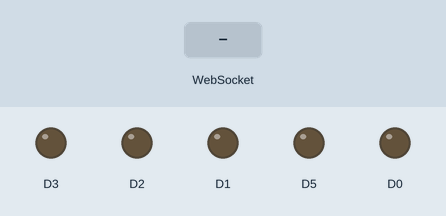
Bench run of a sketch on a simulated ESP8266 (NodeMCU). On the bench: output pins drawn as LEDs (lit = HIGH). The inputs (shaded band) are chosen by the test bench. Storage starts empty; what the sketch prints to the serial monitor is not drawn.

Above: at 1.2 s.
1.3 s: WebSocket text "/estilos.css" received
At 2.3 s:
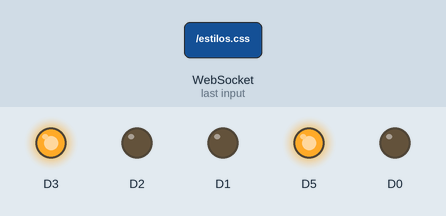
2.8 s: WebSocket text "0" received
At 3.3 s:
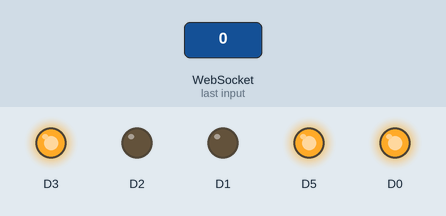
4.3 s: WebSocket text "1" received
At 5.5 s:
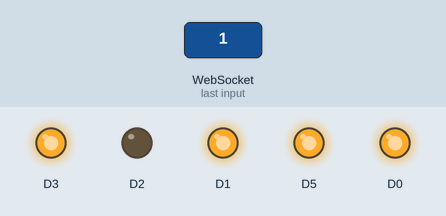
5.8 s: WebSocket text "2" received
At 6.8 s:
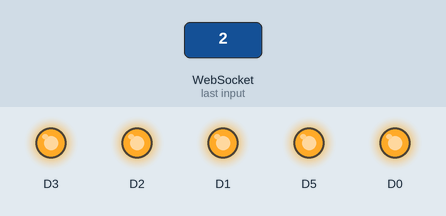
Timing chart, 0 to 8.3 s (numbered marks = the images above; inputs shaded):
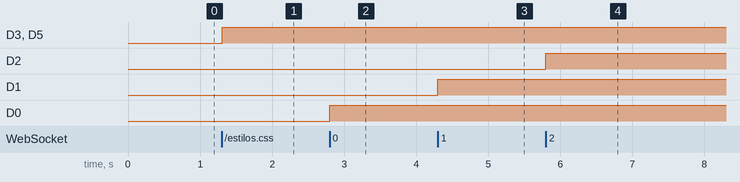

Measured:
- after the input at 1.3 s, D3, D5: LOW → HIGH at once
- after the input at 2.8 s, D0: LOW → HIGH at once
- after the input at 4.3 s, D1: LOW → HIGH at once
- after the input at 5.8 s, D2: LOW → HIGH at once

The sketch:

webserver2.ino
```cpp
#include <DNSServer.h>
#include <ESP8266WiFi.h>
#include <ESPAsyncTCP.h>
#include <ESPAsyncWebSrv.h>
#include <WebSocketsServer.h>
#include <FS.h> // TODO - mudar o sistema de arquivos para o LittleFS

DNSServer dnsServer;
AsyncWebServer server(80); // declara a porta 80 para o WebServer
WebSocketsServer webSocket = WebSocketsServer(81); // declara a porta 81 para o WebSocketServer

String leds = "000"; // string utilizada para guardar os estados dos leds (0 apagado, 1 aceso)

// função para aplicar os estados dos leds nas portas correspondentes
// TODO - melhorar a lógica para remover as condicionais (converter o char para int)
void changeLedStatus() {
  leds.charAt(0) == '0' ? digitalWrite(D0, LOW) : digitalWrite(D0, HIGH);
  leds.charAt(1) == '0' ? digitalWrite(D1, LOW) : digitalWrite(D1, HIGH);
  leds.charAt(2) == '0' ? digitalWrite(D2, LOW) : digitalWrite(D2, HIGH);
  leds.charAt(3) == '0' ? digitalWrite(D3, LOW) : digitalWrite(D3, HIGH);
  leds.charAt(4) == '0' ? digitalWrite(D5, LOW) : digitalWrite(D5, HIGH);
}

// função que trata os eventos do WebSocketServer
void webSocketEvent(uint8_t num, WStype_t type, uint8_t * payload, size_t length) {

  switch(type) {

// em caso de deconexão, apenas depura uma mensagem de desconexão
    case WStype_DISCONNECTED:
      Serial.printf("[%u] Desconectado!\n", num);
      break;

// assim que recebe uma nova conexão, envia o estado dos leds para o novo cliente
// TODO - verificar a consistência da informação recebida, para evitar erros
    case WStype_CONNECTED:
      {
        IPAddress ip = webSocket.remoteIP(num);
        Serial.printf("[%u] Conexão estabelecida com %d.%d.%d.%d url: %s\n", num, ip[0], ip[1], ip[2], ip[3], payload);
        Serial.print("Enviando leds: ");
        Serial.println(leds);
        webSocket.sendTXT(num, leds); // envia o estado dos leds para o novo cliente (num)
      }
      break;

// quando recebe uma solicitação de alteração do estado dos leds por algum cliente
    case WStype_TEXT:
      Serial.printf("[%u] get Text: %s\n", num, payload);
// altera a variável que guarda o estado dos leds conforme solicitação do cliente
// TODO - melhorar a lógica para evitar as condicionais
      if (payload[0] == '0') leds[0] = payload[1];
      if (payload[0] == '1') leds[1] = payload[1];
      if (payload[0] == '2') leds[2] = payload[1];
      Serial.print("Informação recebida, enviando leds: ");
      Serial.println(leds);
      changeLedStatus();
      webSocket.broadcastTXT(leds); // faz um broadcast do novo estado dos leds para TODOS os clientes
      break;
  }
}

class CaptiveRequestHandler : public AsyncWebHandler {
public:
  CaptiveRequestHandler() {}
  virtual ~CaptiveRequestHandler() {}

  bool canHandle(AsyncWebServerRequest *request){
    //request->addInterestingHeader("ANY");
    return true;
  }

  void handleRequest(AsyncWebServerRequest *request) {
    String requestedFile = request->url();
    Serial.println(requestedFile);

    AsyncWebServerResponse *response = nullptr;  // declara variável que será usada na resposta

// verifica qual arquivo está sendo requisitado, e o envia de acordo
// TODO - melhorar a lógica para evitar o encadeamento de condicionais
    if (requestedFile.equals("/estilos.css")) {
      response = request->beginResponse(SPIFFS, "/estilos.css", "text/css");
    } else if (requestedFile.equals("/script.js")) {
      response = request->beginResponse(SPIFFS, "/script.js", "text/javascript");
    } else if (requestedFile.equals("/logo-fundo-escuro.png")) {
      response = request->beginResponse(SPIFFS, "/logo-fundo-escuro.png", "image/png");
    } else {
      response = request->beginResponse(SPIFFS, "/index.html", "text/html");
    }

    request->send(response); // envia o arquivo
  }
};

void setup(){

// pinagem das portas dos leds
// os números NÃO correspondem aos gravados na placa!!!
// TODO - listar todas as portas em constantes
  pinMode(D0, OUTPUT);
  pinMode(D1, OUTPUT);
  pinMode(D2, OUTPUT);
  pinMode(D3, OUTPUT);
  pinMode(D5, OUTPUT);

  Serial.begin(115200); // habilita a saída de depuração
  Serial.setDebugOutput(true); // habilita as saídas de depuração da biblioteca wi-fi (o padrão é true e ela seta para false)

  WiFi.softAP("MAQUETE"); // configura o Access Point
  dnsServer.start(53, "*", WiFi.softAPIP()); // configura o servidor de DNS (porta 53) apontando para o Access Point
  server.addHandler(new CaptiveRequestHandler()).setFilter(ON_AP_FILTER); // direciona todos os requests para o CaptiveRequestHandler

  webSocket.onEvent(webSocketEvent); // direciona todos os eventos do servidor WebSocket para o webSocketEvent
  webSocket.begin(); // inicia o sevidor WebSocket

// inicia o sistema de arquivos e aguarda sua montagem para só então iniciar o servidor web
// (para evitar que o servidor esteja disponível antes dos arquivos)
  if( !SPIFFS.begin()){
    Serial.println("Erro na montagem do sistema de arquivos...");
    while(1);
  } else {
    Serial.println("Sistema de arquivos montado com sucesso!");
    server.begin();
  }
}

void loop(){
  webSocket.loop();
  dnsServer.processNextRequest();
}
```
